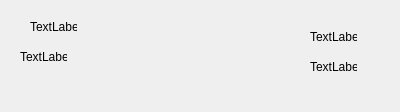
<?xml version="1.0" encoding="UTF-8"?>
<ui version="4.0">
 <class>Task</class>
 <widget class="QWidget" name="Task">
  <property name="geometry">
   <rect>
    <x>0</x>
    <y>0</y>
    <width>400</width>
    <height>112</height>
   </rect>
  </property>
  <property name="windowTitle">
   <string>Form</string>
  </property>
  <widget class="QLabel" name="label">
   <property name="geometry">
    <rect>
     <x>30</x>
     <y>20</y>
     <width>47</width>
     <height>13</height>
    </rect>
   </property>
   <property name="text">
    <string>TextLabel</string>
   </property>
  </widget>
  <widget class="QLabel" name="label_2">
   <property name="geometry">
    <rect>
     <x>20</x>
     <y>50</y>
     <width>47</width>
     <height>13</height>
    </rect>
   </property>
   <property name="text">
    <string>TextLabel</string>
   </property>
  </widget>
  <widget class="QLabel" name="label_3">
   <property name="geometry">
    <rect>
     <x>310</x>
     <y>30</y>
     <width>47</width>
     <height>13</height>
    </rect>
   </property>
   <property name="text">
    <string>TextLabel</string>
   </property>
  </widget>
  <widget class="QLabel" name="label_4">
   <property name="geometry">
    <rect>
     <x>310</x>
     <y>60</y>
     <width>47</width>
     <height>13</height>
    </rect>
   </property>
   <property name="text">
    <string>TextLabel</string>
   </property>
  </widget>
 </widget>
 <resources/>
 <connections/>
</ui>
